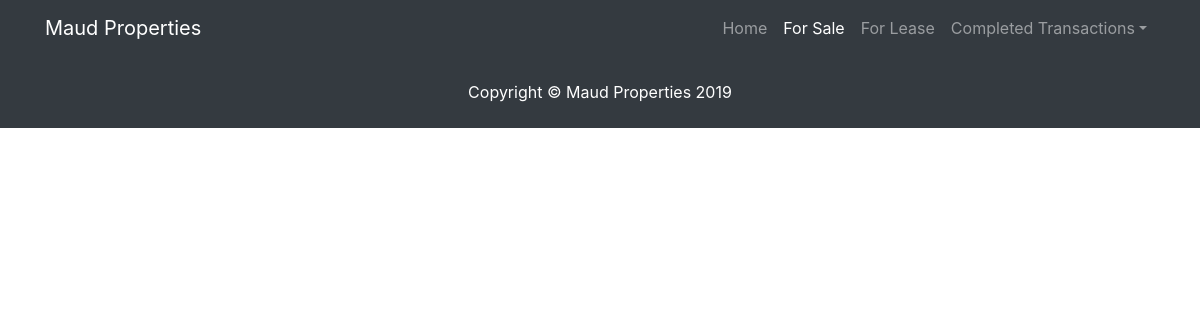
Page /sale/ on the earlier database version.
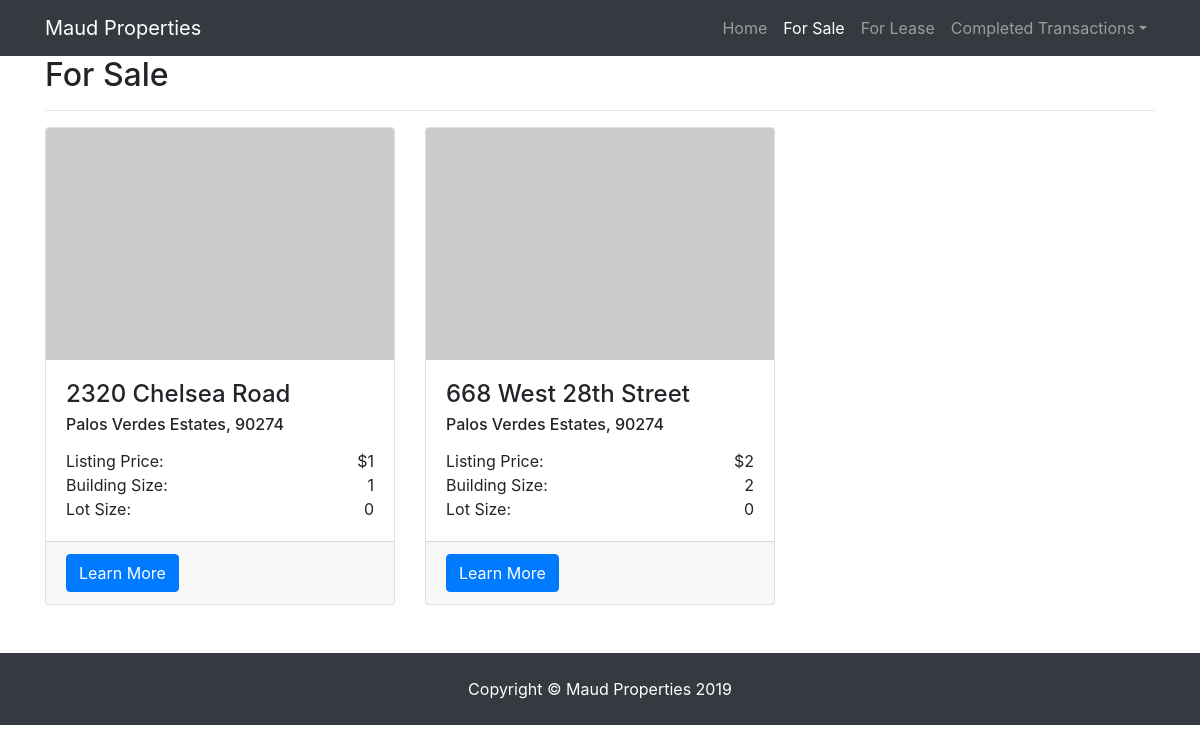
Same page on the later database version.
### sale/models.py (models this page shows)
class Listing(models.Model):
    address = models.CharField(max_length=200)
    city = models.CharField(max_length=50, default='Culver City')
    zipcode = models.DecimalField(max_digits=5, decimal_places=0, default=0)
    longitude = models.DecimalField(max_digits=10, decimal_places=7, default=0)
    latitude = models.DecimalField(max_digits=10, decimal_places=7, default=0)
    price = models.IntegerField(default=0)
    lot_size = models.IntegerField(default=0, blank=True)
    building_size = models.IntegerField(default=0)
    completed = models.BooleanField(default=False)
    in_escrow = models.BooleanField(default=False)
    description = models.CharField(max_length=400)
    main_image = models.ImageField(upload_to='images')
    flier = models.FileField(upload_to='fliers')
    class Meta:
        abstract=True

class Sale(Listing):
    in_escrow = models.BooleanField(default=False)
    featured = models.BooleanField(default=False)

### sale/views.py (the view)
# urls.py: path('', views.index, name='index'),
def index(request):
    all_curr_sales = Sale.objects.filter(completed=False).filter(in_escrow=False)
    all_in_escrows = Sale.objects.filter(in_escrow=True)
    recent_sales = Sale.objects.filter(completed=True).order_by('-id')
    context = {
        'sale': True,
        'page': 'Sale',
        'current_properties': all_curr_sales,
        'escrow_properties': all_in_escrows,
        'recent_properties': recent_sales,
    }
    return render(request, 'sale/index.html', context)

### sale/templates/sale/index.html (shortened to what this page needs)
<!DOCTYPE html>
<html lang="en">
<head>
    <link href="https://stackpath.bootstrapcdn.com/bootstrap/4.3.1/css/bootstrap.min.css" rel="stylesheet">
    {% load static %}
    <link href="{% static "home/main.css"%}" rel="stylesheet">
    {% load humanize %}
</head>
<body>
    <div id="nav-placeholder">
        {% include "home/nav.html" with active_tab=page %}
    </div>
    <div class="container">
        {% if current_properties|length > 0 %}
            <h2>For {{page}}</h2>
            <hr>
            <div class="row">
                {% for prop in current_properties %}
                <div class="col-md-4 mb-5">
                    <div class="card h-100">
                    <img class="card-img-top" src="http://placehold.it/300x200" alt="">
                    <div class="card-body">
                        <h4 class="card-title">{{prop.address}}</h4>
                        <h6 class="card-subtitle" style="margin-bottom: 15px;">{{prop.city}}, {{prop.zipcode}}</h6>
                        <span class="card-text">Listing Price:</span>
                        <span class="card-text" style="float: right">${{prop.price|intcomma}} {% if not sale %}/month/{{prop.lease_type}}{% endif %}</span>
                        <br>
                        <span class="card-text">Building Size:</span>
                        <span class="card-text" style="float: right">{{prop.building_size|intcomma}}</span>
                        <br>
                        <span class="card-text">Lot Size:</span>
                        <span class="card-text" style="float: right">{{prop.lot_size|intcomma}}</span>
                    </div>
                    <div class="card-footer">
                        <a href="{{prop.id}}" class="btn btn-primary">Learn More</a>
                    </div>
                    </div>
                </div>
                {% endfor %}
            </div>
        {% endif %}
    </div>
    <div id="nav-placeholder">
        {% include "home/foot.html" %}
    </div>
</body>
</html>

### home/templates/home/nav.html (shortened to what this page needs)
  <head>
    {% load static %}
    <link href="{% static "home/main.css"%}" rel="stylesheet">
  </head>
  <nav class="navbar navbar-expand-lg navbar-dark bg-dark fixed-top">
    <div class="container">
      <a class="navbar-brand" href="/">Maud Properties</a>
      <div class="collapse navbar-collapse" id="navbarResponsive">
        <ul class="navbar-nav ml-auto">
          <li class="nav-item {% if active_tab == 'Home' %}active{% endif %}">
            <a class="nav-link" href="/">Home
            </a>
          </li>
          <li class="nav-item {% if active_tab == 'Sale' %}active{% endif %}">
            <a class="nav-link" href="/sale/">For Sale</a>
          </li>
          <li class="nav-item {% if active_tab == 'Lease' %}active{% endif %}">
            <a class="nav-link" href="/lease/">For Lease</a>
          </li>
          <li class="nav-item dropdown {% if active_tab == 'Transactions' %}active{% endif %}">
            <a class="nav-link dropdown-toggle" href="#" id="navbarDropdown" role="button" data-toggle="dropdown" aria-haspopup="true" aria-expanded="false">Completed Transactions</a>
          </li>
        </ul>
      </div>
    </div>
  </nav>

### home/templates/home/foot.html
    <footer class="py-4 bg-dark">
        <div class="container">
            <p class="m-0 text-center text-white">Copyright &copy; Maud Properties 2019</p>
        </div>
    </footer>

### home/static/home/main.css (style rules this page uses)
body { padding-top: 56px; }

Differences in the rows shown:
added Sale: address "2320 Chelsea Road", city "Palos Verdes Estates", zipcode "90274", price "1", building_size "1", lot_size "0"
added Sale: address "668 West 28th Street", city "Palos Verdes Estates", zipcode "90274", price "2", building_size "2", lot_size "0"
Other differences:
{{ page }}: (not shown) → "Sale"
text now shown: "For"
